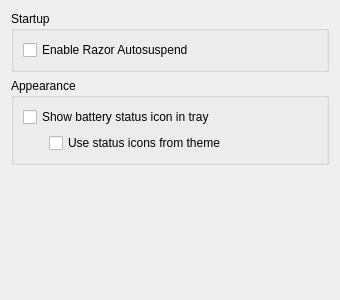
<?xml version="1.0" encoding="UTF-8"?>
<ui version="4.0">
 <class>GeneralSettings</class>
 <widget class="QWidget" name="GeneralSettings">
  <property name="geometry">
   <rect>
    <x>0</x>
    <y>0</y>
    <width>340</width>
    <height>300</height>
   </rect>
  </property>
  <property name="windowTitle">
   <string>Dialog</string>
  </property>
  <layout class="QVBoxLayout" name="verticalLayout_2">
   <item>
    <widget class="QGroupBox" name="startupGroupBox">
     <property name="title">
      <string>Startup</string>
     </property>
     <layout class="QVBoxLayout" name="verticalLayout">
      <item>
       <widget class="QCheckBox" name="startupCheckBox">
        <property name="text">
         <string>Enable Razor Autosuspend</string>
        </property>
       </widget>
      </item>
     </layout>
    </widget>
   </item>
   <item>
    <widget class="QGroupBox" name="appearanceGroupBox">
     <property name="title">
      <string>Appearance</string>
     </property>
     <layout class="QGridLayout" name="gridLayout">
      <item row="1" column="1">
       <widget class="QCheckBox" name="useThemeStatusIconsCheckBox">
        <property name="text">
         <string>Use status icons from theme</string>
        </property>
       </widget>
      </item>
      <item row="1" column="0">
       <spacer name="horizontalSpacer">
        <property name="orientation">
         <enum>Qt::Horizontal</enum>
        </property>
        <property name="sizeType">
         <enum>QSizePolicy::Fixed</enum>
        </property>
        <property name="sizeHint" stdset="0">
         <size>
          <width>20</width>
          <height>20</height>
         </size>
        </property>
       </spacer>
      </item>
      <item row="0" column="0" colspan="2">
       <widget class="QCheckBox" name="showTrayIconCheckBox">
        <property name="text">
         <string>Show battery status icon in tray</string>
        </property>
       </widget>
      </item>
     </layout>
    </widget>
   </item>
   <item>
    <spacer name="verticalSpacer">
     <property name="orientation">
      <enum>Qt::Vertical</enum>
     </property>
     <property name="sizeHint" stdset="0">
      <size>
       <width>20</width>
       <height>40</height>
      </size>
     </property>
    </spacer>
   </item>
  </layout>
 </widget>
 <resources/>
 <connections/>
</ui>
